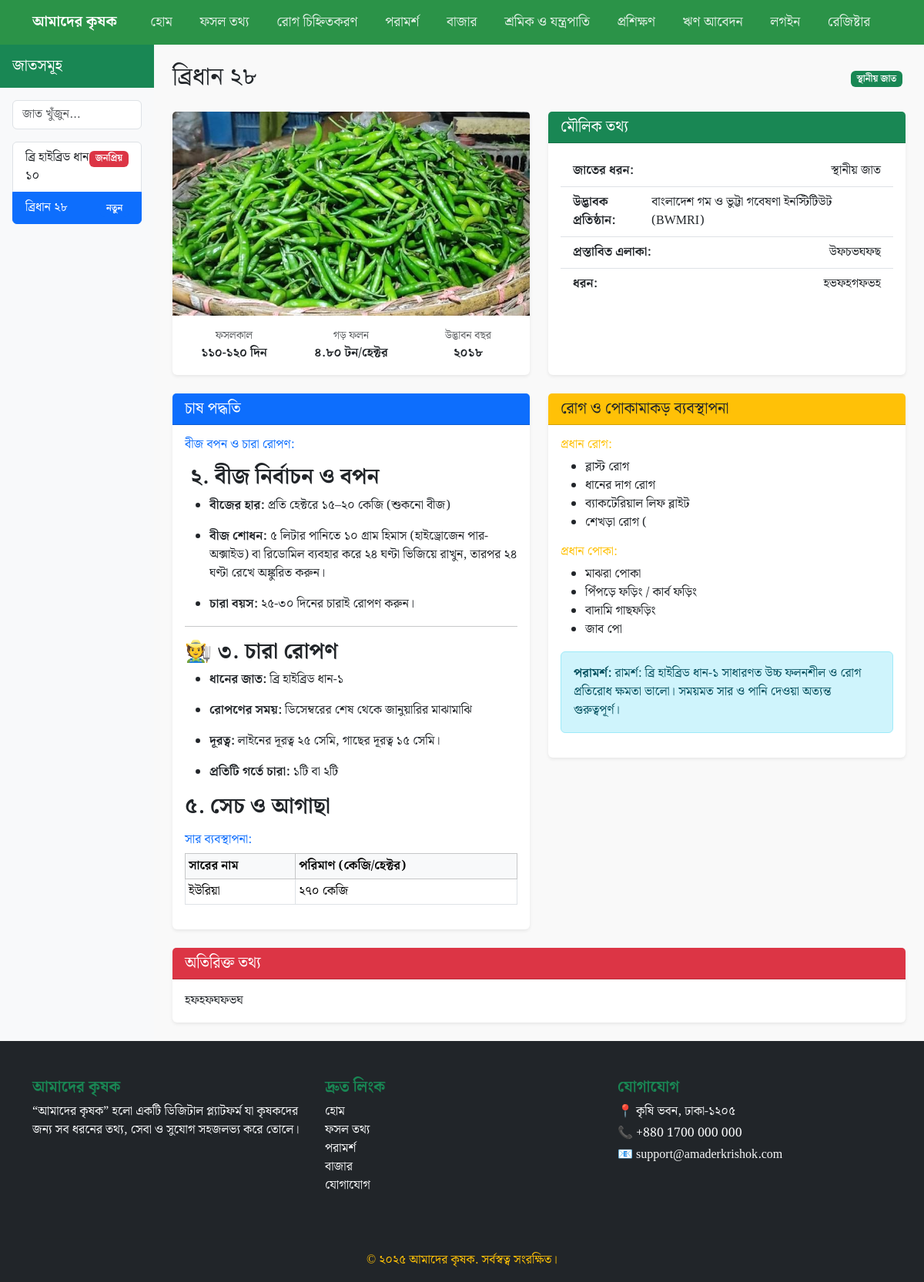
/crops/all_crops/dhaan/bridhaan-28/, run on an earlier commit of the app's database.
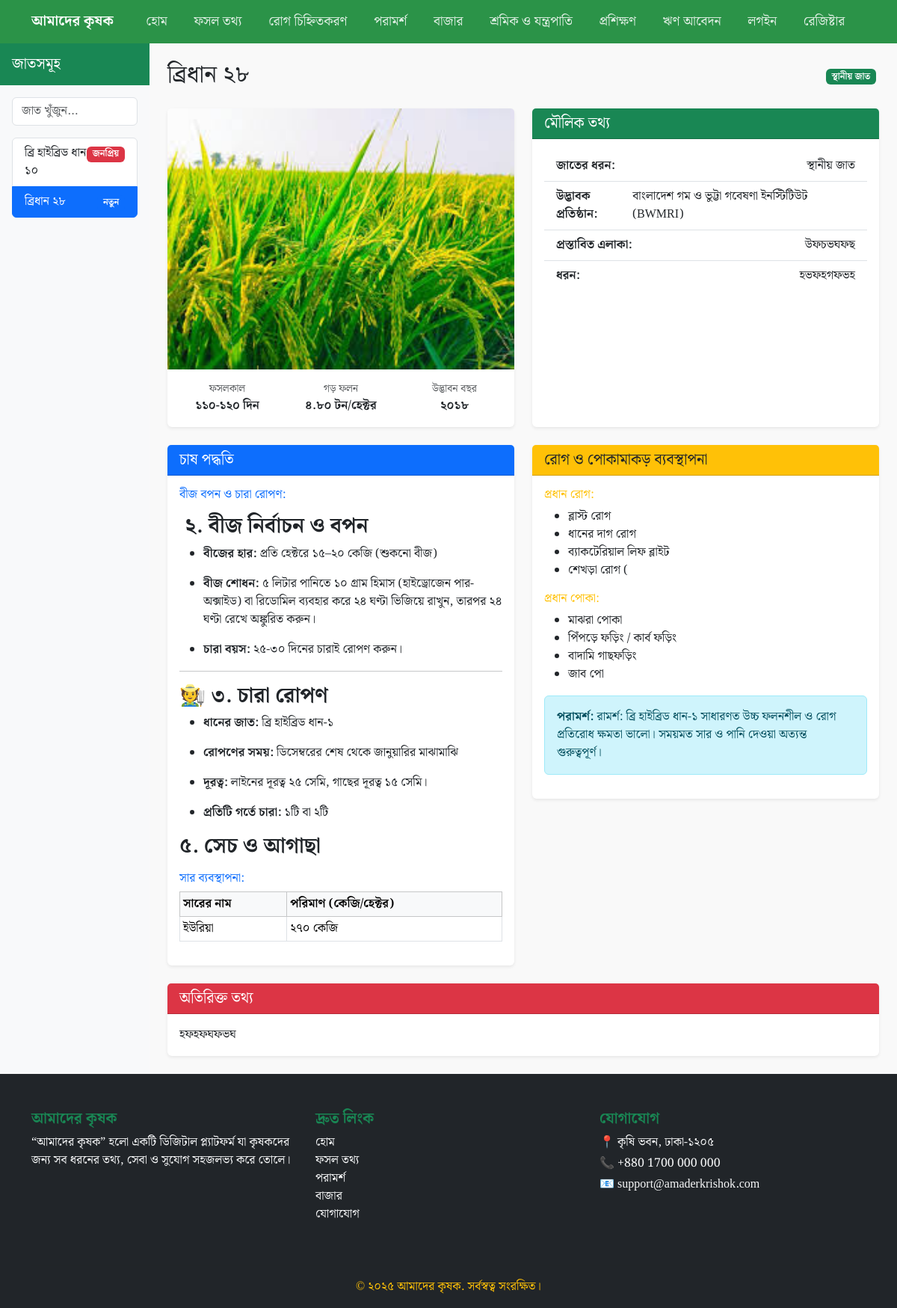
And on a later commit of the database.
### crop/models.py (models this page shows, shortened)
class CropVarity(models.Model):
    crop = models.ForeignKey(category,on_delete=models.CASCADE,related_name="varieties",verbose_name="ফসলের নাম")
    varity_name = models.CharField(max_length=150,verbose_name="জাতের নাম")
    slug = models.SlugField(unique=True,max_length=150,blank=True)
    image = models.ImageField(upload_to="variety_images")
    verity_type = models.CharField(max_length=200,choices=TYPE_CHOICES,verbose_name="জাতের ধরন")
    duration = models.CharField(max_length=150,verbose_name="সময়কাল")
    yield_amount = models.CharField(
        verbose_name="গড় ফলন",
        help_text="টন/হেক্টরে"
    )
    year_released = models.CharField(verbose_name="উদ্ভাবনের বছর")
    institute = models.CharField(max_length=200, verbose_name="উদ্ভাবক প্রতিষ্ঠান")
    suitable_area = models.TextField(verbose_name="প্রস্তাবিত এলাকা")
    grain_type = models.CharField(max_length=100, verbose_name="দানাদার ধরন")
    is_popular = models.BooleanField(default=False, verbose_name="জনপ্রিয় জাত")
    is_new = models.BooleanField(default=False, verbose_name="নতুন জাত")
    additional_info = models.TextField(blank=True, null=True,verbose_name="অতিরিক্ত তথ্য")
    created_at = models.DateTimeField(auto_now_add=True)
    updated_at = models.DateTimeField(auto_now=True)
    class Meta:
            verbose_name = "জাতের তথ্য"
            verbose_name_plural = "জাতের তথ্যসমূহ"

class CultivationMethod(models.Model):
    varity = models.OneToOneField(CropVarity,on_delete=models.CASCADE,related_name="cultivation_info")
    body = RichTextField(verbose_name="সম্পূর্ণ চাষ পদ্ধতি")

class Fertilizer(models.Model):
    variety = models.ForeignKey(CropVarity, on_delete=models.CASCADE, related_name='fertilizers')
    name = models.CharField(max_length=100,verbose_name="সার এর নাম")
    amount_per_hectare = models.CharField(max_length=100,verbose_name="পরিমান")

class DiseasePestInfo(models.Model):
    variety = models.OneToOneField(CropVarity, on_delete=models.CASCADE, related_name='disease_info')
    major_diseases = models.TextField(verbose_name="প্রধান রোগ")
    major_pests = models.TextField(verbose_name="প্রধান পোকা")
    advice = models.TextField(blank=True, null=True,verbose_name="পরামর্শ দিন")

### crop/views.py (the view)
# urls.py: path('all_crops/<slug:crop_category>/', views.all_crops, name="all_crops"),
def all_crops(request,crop_category,varity_slug=None):
    crop_cat_obj = category.objects.get(slug = crop_category)
    all_varieties = CropVarity.objects.all().filter(crop=crop_cat_obj)
    crops_info = None
    if varity_slug == None:
        crops_info = all_varieties.first()
    else:
        crops_info = CropVarity.objects.filter(crop=crop_cat_obj,slug = varity_slug).first()
    context = {
        "all_varieties":all_varieties,
        "crops_info":crops_info,
    }
    return render(request,'all_crops.html',context)

### templates/all_crops.html (shortened to what this page needs)
{% extends "base.html" %}
{% load static %}
{% block content %}
{% if all_varieties %}
<div class="container-fluid">
    <div class="row">
        <div class="col-md-3 col-lg-2 p-0 bg-light" style="min-height: 100vh;">
            <div class="p-3 bg-success text-white">
                <h5 class="mb-0">জাতসমূহ</h5>
            </div>
            <div class="p-3">
                <input type="text" class="form-control mb-3" placeholder="জাত খুঁজুন...">
            <div class="list-group">
                {% for varity in all_varieties %}
                <a href="{% url 'all_crops' crop_category=varity.crop.slug varity_slug=varity.slug %}"
                class="list-group-item list-group-item-action {% if crops_info == varity %}active{% endif %}">
                    <div class="d-flex justify-content-between">
                        <span>{{ varity.varity_name }}</span>
                        <div>
                            {% if varity.is_new %}
                                <span class="badge bg-primary">নতুন</span>
                            {% endif %}
                            {% if varity.is_popular %}
                                <span class="badge bg-danger">জনপ্রিয়</span>
                            {% endif %}
                        </div>
                    </div>
                </a>
                {% endfor %}
            </div>
            </div>
        </div>
        <div class="col-md-9 col-lg-10 p-4">
            <div class="d-flex justify-content-between align-items-center mb-4">
                <h2 class="mb-0">{{crops_info.varity_name}}</h2>
                <div>
                    <span class="badge bg-success me-1">{{crops_info.get_verity_type_display}}</span>
                </div>
            </div>
            <div class="row mb-4">
                <div class="col-md-6">
                    <div class="card border-0 shadow-sm h-100">
                        <img src="{{crops_info.image.url}}" class="card-img-top" alt="{{crops_info.varity_name}}">
                        <div class="card-body">
                            <div class="row text-center">
                                <div class="col-4">
                                    <div class="text-muted small">ফসলকাল</div>
                                    <div class="fw-bold">{{crops_info.duration}} দিন</div>
                                </div>
                                <div class="col-4">
                                    <div class="text-muted small">গড় ফলন</div>
                                    <div class="fw-bold">{{crops_info.yield_amount}} টন/হেক্টর</div>
                                </div>
                                <div class="col-4">
                                    <div class="text-muted small">উদ্ভাবন বছর</div>
                                    <div class="fw-bold">{{crops_info.year_released}}</div>
                                </div>
                            </div>
                        </div>
                    </div>
                </div>
                <div class="col-md-6">
                    <div class="card h-100 border-0 shadow-sm">
                        <div class="card-header bg-success text-white">
                            <h5 class="mb-0">মৌলিক তথ্য</h5>
                        </div>
                        <div class="card-body">
                            <ul class="list-group list-group-flush">
                                <li class="list-group-item d-flex justify-content-between">
                                    <span><strong>জাতের ধরন:</strong></span>
                                    <span>{{crops_info.get_verity_type_display}}</span>
                                </li>
                                <li class="list-group-item d-flex justify-content-between">
                                    <span><strong>উদ্ভাবক প্রতিষ্ঠান:</strong></span>
                                    <span>{{crops_info.institute}}</span>
                                </li>
                                <li class="list-group-item d-flex justify-content-between">
                                    <span><strong>প্রস্তাবিত এলাকা:</strong></span>
                                    <span>{{crops_info.suitable_area}}</span>
                                </li>
                                <li class="list-group-item d-flex justify-content-between">
                                    <span><strong>ধরন:</strong></span>
                                    <span>{{crops_info.grain_type}}</span>
                                </li>
                            </ul>
                        </div>
                    </div>
                </div>
            </div>
            <div class="row">
                <div class="col-md-6">
                    <div class="card mb-4 border-0 shadow-sm">
                        <div class="card-header bg-primary text-white">
                            <h5 class="mb-0">চাষ পদ্ধতি</h5>
                        </div>
                        <div class="card-body">
                            <h6 class="text-primary">বীজ বপন ও চারা রোপণ:</h6>
                            <p>{{crops_info.cultivation_info.body | safe }}</p>
                            <h6 class="text-primary mt-3">সার ব্যবস্থাপনা:</h6>
                            <table class="table table-sm table-bordered">
                                <thead class="table-light">
                                    <tr>
                                        <th>সারের নাম</th>
                                        <th>পরিমাণ (কেজি/হেক্টর)</th>
                                    </tr>
                                </thead>
                                <tbody>
                                    {% for fertilizer in crops_info.fertilizers.all  %}
                                    <tr>
                                        <td>{{fertilizer.name}}</td>
                                        <td>{{fertilizer.amount_per_hectare}}</td>
                                    </tr>
                                    {% endfor %}
                                </tbody>
                            </table>
                        </div>
                    </div>
                </div>
                <div class="col-md-6">
                    <div class="card mb-4 border-0 shadow-sm">
                        <div class="card-header bg-warning text-dark">
                            <h5 class="mb-0">রোগ ও পোকামাকড় ব্যবস্থাপনা</h5>
                        </div>
                        <div class="card-body">
                            <h6 class="text-warning">প্রধান রোগ:</h6>
                            {% if crops_info.disease_info.major_diseases %}
                            <ul>
                                {% for disease in crops_info.disease_info.major_diseases.splitlines %}
                                    <li>{{ disease }}</li>
                                {% endfor %}
                            </ul>
                            {% endif %}
                            <h6 class="text-warning mt-3">প্রধান পোকা:</h6>
                            {% if crops_info.disease_info.major_pests %}
                            <ul>
                                {% for pests in crops_info.disease_info.major_pests.splitlines %}
                                    <li>{{ pests }}</li>
                                {% endfor %}
                            </ul>
                            {% endif %}
                            <div class="alert alert-info mt-3">
                                <strong>পরামর্শ:</strong> {{crops_info.disease_info.advice}}
                            </div>
                        </div>
                    </div>
                </div>
            </div>
            <div class="card border-0 shadow-sm">
                <div class="card-header bg-danger text-white">
                    <h5 class="mb-0">অতিরিক্ত তথ্য</h5>
                </div>
                <div class="card-body">
                    {{crops_info.additional_info}}
                </div>
            </div>
        </div>
    </div>
</div>
{% endif %}
{% endblock %}

### templates/base.html (shortened to what this page needs)
{% load static %}
<!DOCTYPE html>
<html lang="en">
  <head>
    <link href="https://cdn.jsdelivr.net/npm/bootstrap@5.3.7/dist/css/bootstrap.min.css" rel="stylesheet"/>
    <link rel="stylesheet" href="https://cdnjs.cloudflare.com/ajax/libs/font-awesome/6.4.0/css/all.min.css">
    <link rel="stylesheet" href="{% static "css/crop_info.css" %}" />
    <link rel="stylesheet" href="{% static "css/marketplace.css" %}" />
    <link rel="stylesheet" href="{% static "css/profile.css" %}" />
    <link rel="stylesheet" href="{% static "css/cart.css" %}">
    <link rel="stylesheet" href="{% static "css/style.css" %}" />
  </head>
  <body>
    <nav class="navbar navbar-expand-lg" style="background-color: #2b9348">
      <div class="container">
        <a class="navbar-brand text-light" href="{% url "home" %}">আমাদের কৃষক</a>
        <div class="collapse navbar-collapse" id="navbarScroll">
          <ul
            class="navbar-nav ms-auto d-flex w-100 justify-content-evenly text-center"
          >
            <li class="nav-item">
              <a class="nav-link active text-light" aria-current="page" href="{% url "home" %}"
                >হোম</a
              >
            </li>
            <li class="nav-item">
              <a class="nav-link text-light" href="{% url "crop_info" %}">ফসল তথ্য</a>
            </li>
            <li class="nav-item">
              <a class="nav-link text-light" href="{% url "disease_info" %}">রোগ চিহ্নিতকরণ</a>
            </li>
            <li class="nav-item">
              <a class="nav-link text-light" href="{% url "book_officers" %}">পরামর্শ</a>
            </li>
            <li class="nav-item">
              <a class="nav-link text-light" href="{% url "market" %}">বাজার</a>
            </li>
            <li class="nav-item">
              <a class="nav-link text-light" href="{% url "farmerandmachine" %}">শ্রমিক ও যন্ত্রপাতি</a>
            </li>
            <li class="nav-item">
              <a class="nav-link text-light" href="{% url "learning" %}">প্রশিক্ষণ</a>
            </li>
            <li class="nav-item">
              <a class="nav-link text-light" href="{% url "loan" %}">ঋণ আবেদন</a>
            </li>
            {% if user.is_authenticated %}
              <li class="nav-item">
                <a class="nav-link text-light" href="{% url "userProfile" %}">প্রোফাইল</a>
              </li>
              <li class="nav-item">
                <a class="nav-link text-light" href="{% url "logoutFunction" %}">লগ আউট</a>
              </li>
              {% else %}
              <li class="nav-item">
                <a class="nav-link text-light" href="{% url "loginFunction" %}">লগইন</a>
              </li>
              <li class="nav-item">
                <a class="nav-link text-light" href="{% url "registerFunction" %}">রেজিষ্টার</a>
              </li>
            {% endif %}
          </ul>
        </div>
      </div>
    </nav>
    {% block content %}
    {% endblock  %}
<footer class="bg-dark text-light pt-5 pb-3">
  <div class="container">
    <div class="row">
      <div class="col-md-4 mb-4">
        <h5 class="fw-bold text-success">আমাদের কৃষক</h5>
        <p class="text">
          “আমাদের কৃষক” হলো একটি ডিজিটাল প্ল্যাটফর্ম যা কৃষকদের জন্য সব ধরনের তথ্য, সেবা ও সুযোগ সহজলভ্য করে তোলে।
        </p>
      </div>
      <div class="col-md-4 mb-4">
        <h5 class="fw-bold text-success">দ্রুত লিংক</h5>
        <ul class="list-unstyled">
          <li><a href="#" class="text-light text-decoration-none">হোম</a></li>
          <li><a href="#" class="text-light text-decoration-none">ফসল তথ্য</a></li>
          <li><a href="#" class="text-light text-decoration-none">পরামর্শ</a></li>
          <li><a href="#" class="text-light text-decoration-none">বাজার</a></li>
          <li><a href="#" class="text-light text-decoration-none">যোগাযোগ</a></li>
        </ul>
      </div>
      <div class="col-md-4 mb-4">
        <h5 class="fw-bold text-success">যোগাযোগ</h5>
        <p class=" mb-1">📍 কৃষি ভবন, ঢাকা-১২০৫</p>
        <p class="mb-1">📞 +880 1700 000 000</p>
        <p class="">📧 support@amaderkrishok.com</p>
        <div class="mt-3">
        </div>
      </div>
    </div>
    <hr class="text-muted" />
    <p class="text-center text-warning mb-0">© ২০২৫ আমাদের কৃষক. সর্বস্বত্ব সংরক্ষিত।</p>
  </div>
</footer>
  </body>
</html>

### main/static/css/crop_info.css (style rules this page uses)
* { font-family: "Noto Serif Bengali", serif; }

### main/static/css/marketplace.css (style rules this page uses)
:root { --primary-color: #2b9348; --secondary-color: #2b9348; --light-color: #F1F8E9; --dark-color: #2b9348; }
* { font-family: "Noto Serif Bengali", serif; }
body { background-color: #f9f9f9; }
.navbar { background-color: var(--primary-color); }
.navbar-brand { font-weight: bold; color: white !important; }
.nav-link { color: rgba(255, 255, 255, 0.85) !important; }

### main/static/css/profile.css (style rules this page uses)
* { font-family: "Noto Serif Bengali", serif; }
:root { --primary-color: #2b9348; --secondary-color: #6c757d; }
body { background-color: #f8f9fa; }

### main/static/css/cart.css (style rules this page uses)
* { font-family: "Noto Serif Bengali", serif; }
:root { --primary-green: #2b9348; --dark-green: #1b5e20; --light-green: #e8f5e9; }
body { font-family: 'Hind Siliguri', sans-serif; background-color: #f9f9f9; }
.navbar { background-color: var(--primary-green); }

### main/static/css/style.css (style rules this page uses)
* { font-family: "Noto Serif Bengali", serif; }
nav .navbar-brand { font-size: 1.2rem !important; }
.navbar-nav .nav-link { font-size: 1.1rem !important; }

What changed in the data, as far as the page shows it:
changed CropVarity "বাংলাদেশ গম ও ভুট্টা গবেষণা ইনস্টিটিউট (BWMRI)": image: a different picture
